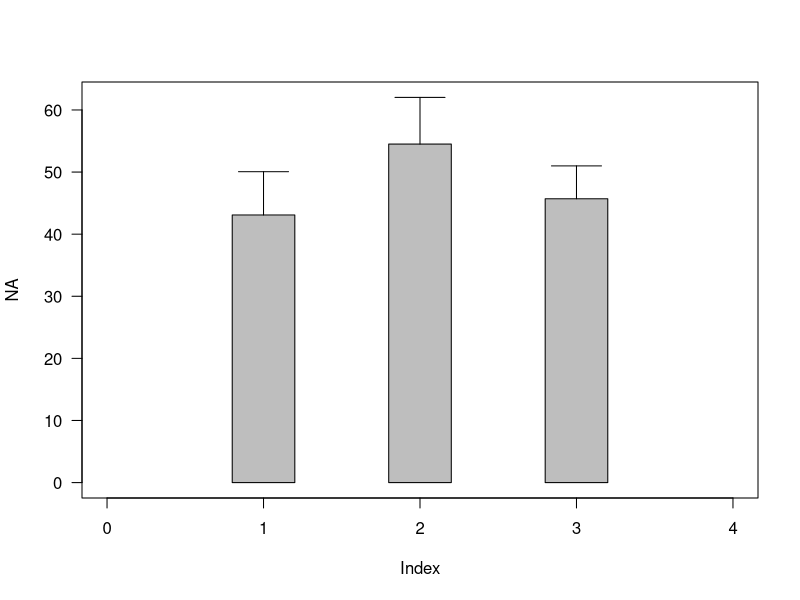

Write R code to recreate this figure.


## Part 3 tasks:
## 
##    (1) Use the arrows() function to include error bars that indicate the
##        standard deviation


# Monthly estimated Atl herring catch

catchEst <- c(May = 43.09,
              June = 54.51,
              July = 45.70)

catchSD <- c(May = 6.97,
             June = 7.51,
             July = 5.29)

###############################################


yrg <- c(0, max(catchEst + catchSD))
xrg <- range(0:4)

plot(x = NA,
     xlim = xrg,
     ylim = yrg,
     las = 1)

rect(xleft = c(0.8, 1.8, 2.8),
     ybottom = c(0, 0, 0),
     xright = c(1.2, 2.2, 3.2),
     ytop = catchEst,
     col = 'gray')

# The arrows() function here will display the sd associated with each of
# the landings values
arrows(x0 = c(1, 2, 3),          # starting x location for each arrow
       y0 = catchEst,            # starting y location for each arrow
       x1 = c(1, 2, 3),          # ending x location for each arrow
       y1 = catchEst + catchSD,  # ending y location for each arrow
       code = 2,                 # code=2 specifies arrow head on end
       angle = 90)               # arrow head angle: 90 for flat

